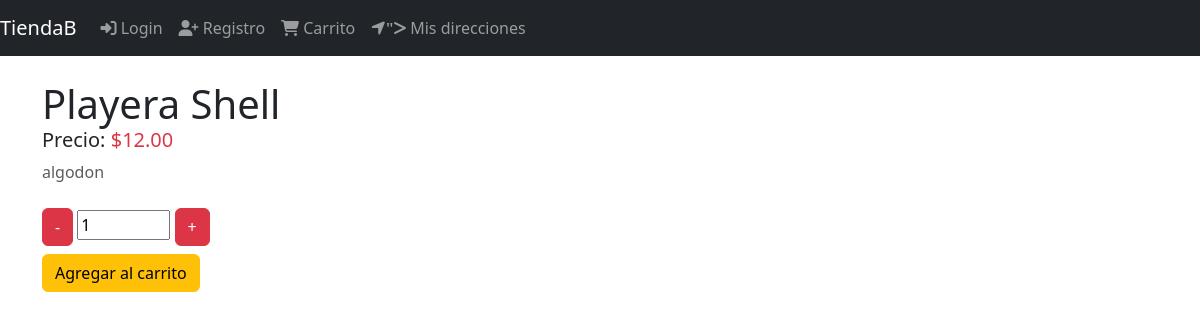
The page /productos/playera-shell on the database as committed earlier.
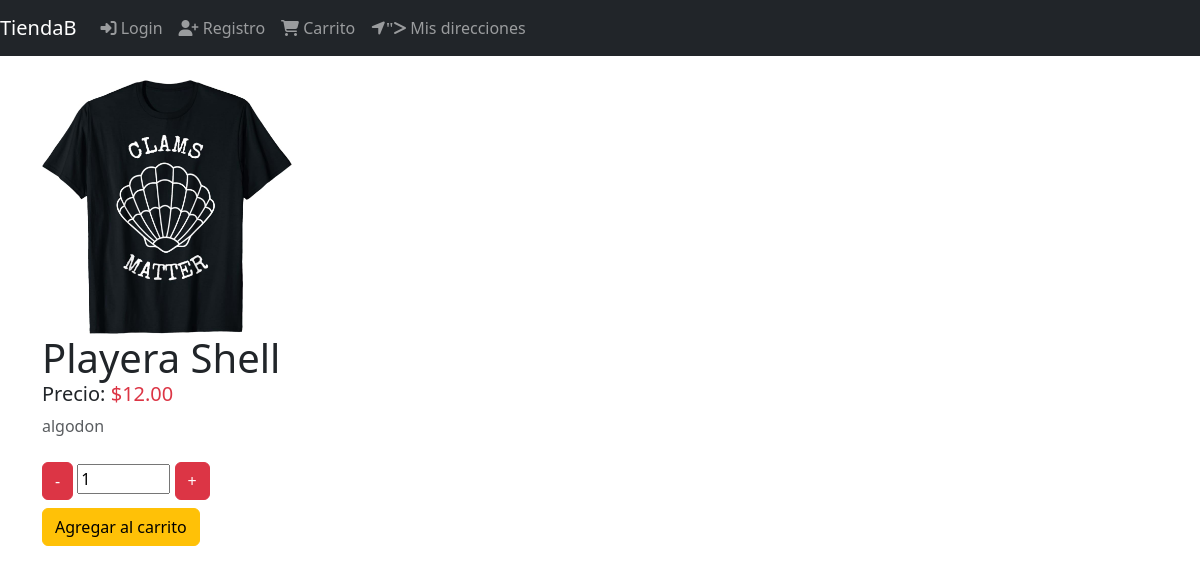
The same page on the database as committed later.
### products/models.py (models this page shows, shortened)
class Product(models.Model):
    title = models.CharField(max_length=40)
    description = models.TextField()
    price = models.DecimalField(max_digits=8, decimal_places=2, default=0.0)
    image = models.ImageField(upload_to='products/', null=False, blank=False)
    create_at = models.DateField(auto_now_add=True)
    slug = models.SlugField(max_length=200, null=False,
                            blank=False, unique=True)

### products/views.py (the view)
# urls.py: path('<slug:slug>', views.ProductDetailView.as_view(), name='product')
class ProductDetailView(DetailView):
    model = Product
    template_name = 'products/product.html'
    def get_context_data(self, **kwargs):
        context = super().get_context_data(**kwargs)
        return context

### templates/products/product.html (shortened to what this page needs)
{% extends "base.html" %}
{% block content %}
<div class="col">
    {% if product.image %}
    <img src="{{product.image.url}}" alt="Imagen de {{ product.title }}" width="250" height="250"
        class="img-fluid rounded">
    {% endif %}
    <div class="h1">{{product.title}}
        <div class="h5 font weight-bold">
            Precio: <span class="text-danger">${{product.price}}</span>
        </div>
    </div>
    <div class="mb-4">
        <p class="text-muted lh-base" style="max-width: 500px;">
            {{ product.description }}
        </p>
    </div>
    <div>
        {% include 'cart/snippets/add.html' %}
    </div>
    {% endblock %}

### templates/base.html (shortened to what this page needs)
{% load static %}
<!DOCTYPE html>
<html lang="es">
<head>
    <link href="https://cdn.jsdelivr.net/npm/bootstrap@5.3.8/dist/css/bootstrap.min.css" rel="stylesheet"
>
</head>
<body>
    {% include "navbar.html" %}
    <div class="container mt-4">
        <div class="row">
            <div class="col-12">
                {% block content %}
                {% endblock %}
            </div>
        </div>
    </div>
</html>

### templates/navbar.html (shortened to what this page needs)
{% url 'login' as login %}
{% url 'registration' as registration %}
{% url 'carts' as cart %}
{% url 'direccion_envio' as direccion_envio %}
<nav class="navbar navbar-expand-lg navbar-dark bg-dark">
    <a class="navbar-brand" href="{% url 'Index' %}">TiendaB</a>
    <div class="collapse navbar-collapse" id="navbarNavDropdown">
        <ul class="navbar-nav"> {% if user.is_authenticated %}
            <ul class="navbar-nav">
                <li class="nav-item">
                    <a class="nav-link" href="{%url 'logout' %}">
                        <span class=" fa-solid fa-right-from-bracket"></span>
                        Salir</a>
                </li>
            </ul>
            {% else %}
            <li class="nav-item">
                <a class="nav-link {% if request.path == login %} active {% endif %}" href="{{login}}">
                    <span class="fa-solid fa-right-to-bracket"></span>
                    Login</a>
            </li>
            <li class="nav-item">
                <a class="nav-link {% if request.path == registration %} active {% endif %}" href="{{registration}}">
                    <span class="fa-solid fa-user-plus"></span>
                    Registro</a>
            </li>
        </ul>
        {% endif %}
        <ul class="navbar-nav">
            <li class="nav-item">
                <a class="nav-link" href="{% url 'cart' %}">
                    <span class="fa-solid fa-cart-shopping"></span>
                    Carrito</a>
            </li>
        </ul>
        <ul class="navbar-nav">
            <li class="nav-item">
                <a class="nav-link" href="{% url 'direccion_envio' %}">
                    <span class="fa-solid fa-location-arrow"></i>"></span>
                    Mis direcciones</a>
            </li>
        </ul>
    </div>
</nav>

### carts/templates/cart/snippets/add.html (shortened to what this page needs)
<form action="{% url 'add' %}" method="post">
    <div>
        <button type="button" class="btn btn-danger d-inline" id="remove">-</button>
        <input type="number" value="1" class="form-control-1 col-sm-1 d-inline" id="quantity" name="quantity" readonly>
        <button type="button" class="btn btn-danger d-inline" id="add">+</button>
    </div>
    <div class="mt-2">
        <button type="submit" class="btn btn-warning">Agregar al carrito</button>
    </div>
</form>

Rows that differ between the two databases and show on the page:
changed Product "Playera Shell": image: picture added
